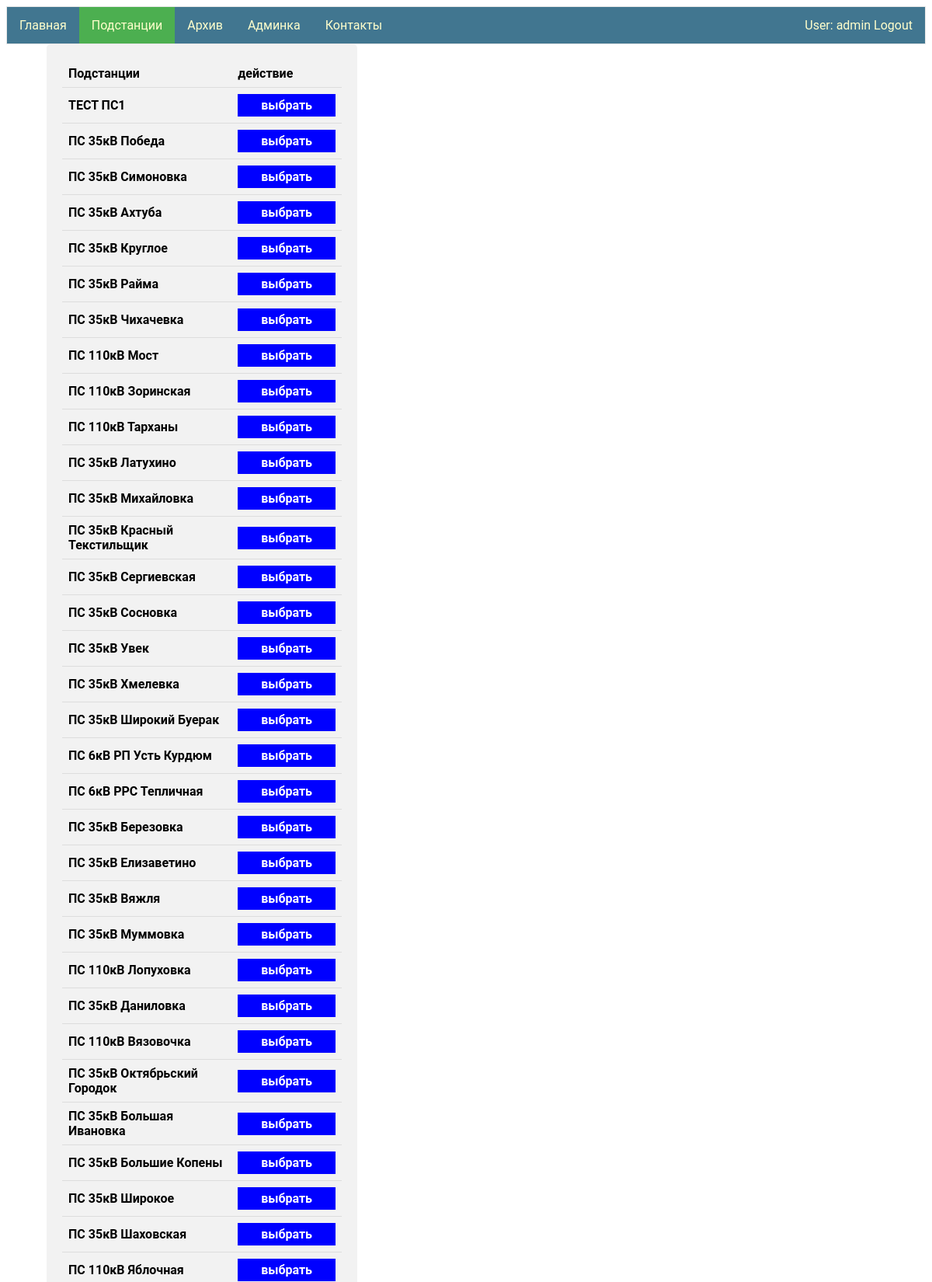
The page /ps/ (signed in, upper part) on the database its author committed.
### my_app/models.py (models this page shows)
class Ps(models.Model):
    name = models.CharField(max_length=100, primary_key=True)
    tel_number = models.CharField(max_length=12)
    res = models.ForeignKey(Group, on_delete=models.CASCADE)

### signal_PS/views.py (the view)
# urls.py: path('', views.views_select_ps),
@login_required
def views_select_ps(request):
    listPS = getUserPs(request.user.username)
    return render(request, "selectPS.html", {'listPS': listPS})

### tm_project_django/clases/classes_for_view/classes_for_view.py (called while the page is built)
def getUserPs(username):
    return Ps.objects.filter(res__user__username=username).select_related('res')

### signal_PS/templates/selectPS.html (shortened to what this page needs)
{% extends "base.html" %}
{% block li2 %}<a class="active" href="/ps">Подстанции</a>{% endblock li2 %}
{% block logic1 %}
<div class="container">
     <table >
      <tr><th>Подстанции</th><th>действие</th></tr>
        {% for  ps in listPS %}
            <tr><th>{{ ps.name }}  </th><th style="color:MediumSeaGreen;"><a id="para1" href="{{ps.name}}">выбрать</a></th></tr>
        {% endfor %}
    </table>
</div>
{% endblock logic1 %}

### my_app/templates/base.html (shortened to what this page needs)
<!DOCTYPE html>
{% load staticfiles %}
<html>
<head>
   <link rel="stylesheet" href={% static "css/styles.css" %} />
</head>
<body>
    {% if user.is_authenticated %}
        <ul>
            <li>{% block li1 %}<a href="/">Главная</a>{% endblock li1 %}</li>
            <li>{% block li2 %}<a href="/ps">Подстанции</a>{% endblock li2 %}</li>
            <li>{% block li5 %}<a href="/archive">Архив</a>{% endblock li5 %}</li>
            {% if perms.my_app.staff %}
                <li>{% block li4 %}<a href="admin/" target="_blank">Админка</a>{% endblock li4 %}</li>
            {% endif %}
                <li style="float:right"><a  href="{% url 'logout'%}?next={{request.path}}">User: {{ user.get_username }} Logout</a></li>
            {% else %}
                <li style="float:right"><a href="{% url 'login'%}?next={{request.path}}">Login</a></li>
            {% endif %}
             <li>{% block li3 %}<a href="/contacts">Контакты</a>{% endblock li3 %}</li>
        </ul>
  {% block logic1 %}{% endblock logic1 %}
</body>
</html>

### my_app/static/css/styles.css (style rules this page uses)
ul { font-family: "Roboto","Lucida Grande","DejaVu Sans","Bitstream Vera Sans",Verdana,Arial,sans-serif; list-style-type: none; margin: 0; padding: 0; overflow: hidden; border: 1px solid #e7e7e7; background-color: #417690; }
#para1 { background-color: #f44336; color: white; padding: 5px 30px; text-align: center; text-decoration: none; display: inline-block; }
li { float: left; }
li a { display: block; color: #ffc; text-align: center; padding: 14px 16px; text-decoration: none; }
.active { background-color: #4CAF50; }

### signal_PS/templates/selectPS.html (style rules this page uses)
table { border-collapse: collapse; width: 100%; background-color: #f2f2f2; }
th, td { padding: 8px; text-align: left; border-bottom: 1px solid #ddd; font-family: 'Roboto'; }
.container { position: absolute; left: 5%; width: 30%; border-radius: 5px; background-color: #f2f2f2; padding: 20px; }
#para1 { background-color: blue; color: white; padding:5px 30px; margin: 5; text-align: right; text-decoration: none; display: inline-block; }

### rows shown on the page
Ps: name "ТЕСТ ПС1"
Ps: name "ПС 35кВ Победа"
Ps: name "ПС 35кВ Симоновка"
Ps: name "ПС 35кВ Ахтуба"
Ps: name "ПС 35кВ Круглое"
Ps: name "ПС 35кВ Райма"
Ps: name "ПС 35кВ Чихачевка"
Ps: name "ПС 110кВ Мост"
Ps: name "ПС 110кВ Зоринская"
Ps: name "ПС 110кВ Тарханы"
Ps: name "ПС 35кВ Латухино"
Ps: name "ПС 35кВ Михайловка"
Ps: name "ПС 35кВ Красный Текстильщик"
Ps: name "ПС 35кВ Сергиевская"
Ps: name "ПС 35кВ Сосновка"
Ps: name "ПС 35кВ Увек"
Ps: name "ПС 35кВ Хмелевка"
Ps: name "ПС 35кВ Широкий Буерак"
Ps: name "ПС 6кВ РП Усть Курдюм"
Ps: name "ПС 6кВ РРС Тепличная"
Ps: name "ПС 35кВ Березовка"
Ps: name "ПС 35кВ Елизаветино"
Ps: name "ПС 35кВ Вяжля"
Ps: name "ПС 35кВ Муммовка"
Ps: name "ПС 110кВ Лопуховка"
Ps: name "ПС 35кВ Даниловка"
Ps: name "ПС 110кВ Вязовочка"
Ps: name "ПС 35кВ Октябрьский Городок"
Ps: name "ПС 35кВ Большая Ивановка"
Ps: name "ПС 35кВ Большие Копены"
Ps: name "ПС 35кВ Широкое"
Ps: name "ПС 35кВ Шаховская"
Ps: name "ПС 110кВ Яблочная"

### other values the page prints
{{ user.get_username }} "admin"
